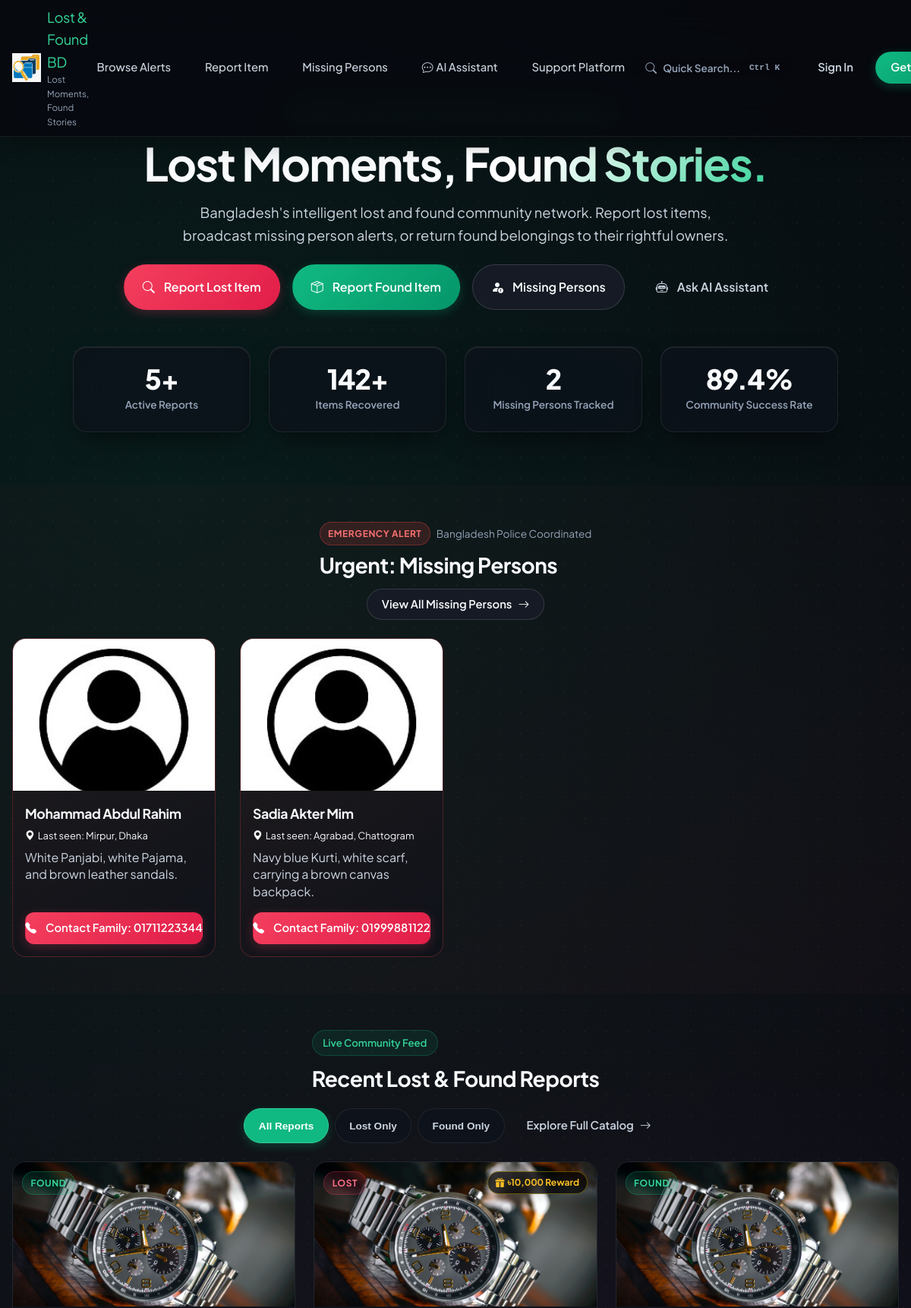
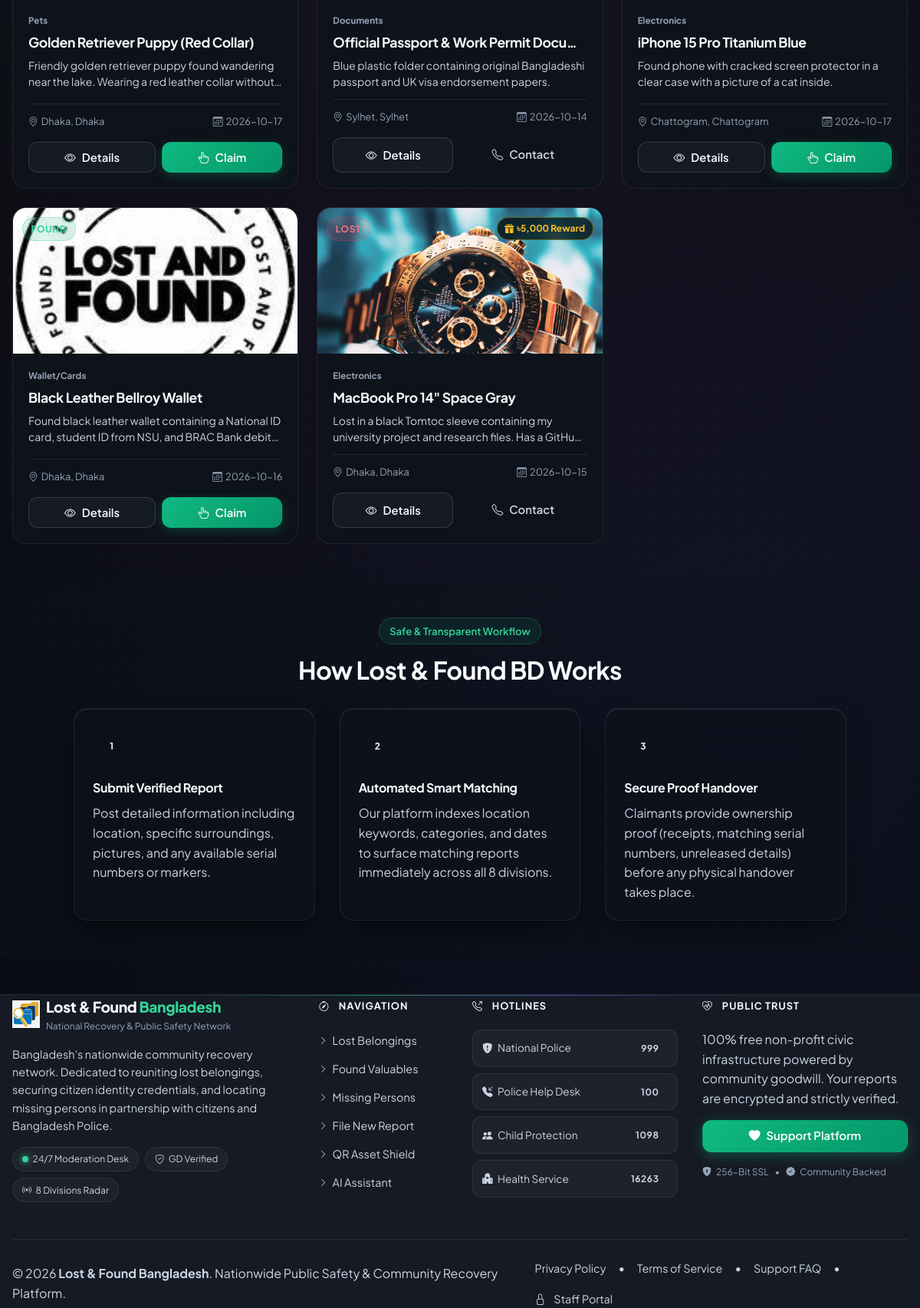
The page / on the database its author committed (2 pictures, top to bottom).
### tables this page shows
CREATE TABLE IF NOT EXISTS `missing_persons` (
  `id` INT AUTO_INCREMENT PRIMARY KEY,
  `user_id` INT NULL,
  `full_name` VARCHAR(150) NOT NULL,
  `nid` VARCHAR(30) NULL,
  `contact_phone` VARCHAR(25) NOT NULL,
  `emergency_phone` VARCHAR(25) NULL,
  `missing_date` DATE NOT NULL,
  `last_seen_division` VARCHAR(50) NOT NULL,
  `last_seen_district` VARCHAR(50) NOT NULL,
  `last_seen_details` TEXT NOT NULL,
  `age` INT NOT NULL,
  `gender` ENUM('male', 'female', 'other') DEFAULT 'male',
  `height` VARCHAR(30) NULL,
  `hair_color` VARCHAR(50) DEFAULT 'Black',
  `eye_color` VARCHAR(50) DEFAULT 'Brown',
  `clothing_description` TEXT NOT NULL,
  `distinguishing_features` TEXT NULL,
  `photo` VARCHAR(255) DEFAULT 'images/default_person.jpg',
  `gd_number` VARCHAR(50) NULL,
  `status` ENUM('missing', 'sighted', 'found_safe', 'resolved') DEFAULT 'missing',
  `created_at` TIMESTAMP DEFAULT CURRENT_TIMESTAMP,
  `updated_at` TIMESTAMP DEFAULT CURRENT_TIMESTAMP ON UPDATE CURRENT_TIMESTAMP,
  FOREIGN KEY (`user_id`) REFERENCES `users`(`id`) ON DELETE SET NULL,
  INDEX `idx_missing_status` (`status`),
  INDEX `idx_missing_division` (`last_seen_division`)
);

CREATE TABLE IF NOT EXISTS `items` (
  `id` INT AUTO_INCREMENT PRIMARY KEY,
  `user_id` INT NULL,
  `item_type` ENUM('lost', 'found') NOT NULL,
  `title` VARCHAR(200) NOT NULL,
  `category` VARCHAR(50) NOT NULL,
  `description` TEXT NOT NULL,
  `division` VARCHAR(50) NOT NULL,
  `district` VARCHAR(50) NOT NULL,
  `specific_location` VARCHAR(255) NOT NULL,
  `surrounding_details` TEXT NULL,
  `date_lost_or_found` DATE NOT NULL,
  `picture` VARCHAR(255) DEFAULT 'images/default_item.jpg',
  `contact_phone` VARCHAR(25) NOT NULL,
  `contact_email` VARCHAR(150) NOT NULL,
  `reward_amount` DECIMAL(10,2) DEFAULT 0.00,
  `status` ENUM('pending', 'verified', 'claimed', 'resolved') DEFAULT 'verified',
  `created_at` TIMESTAMP DEFAULT CURRENT_TIMESTAMP,
  `updated_at` TIMESTAMP DEFAULT CURRENT_TIMESTAMP ON UPDATE CURRENT_TIMESTAMP,
  FOREIGN KEY (`user_id`) REFERENCES `users`(`id`) ON DELETE SET NULL,
  INDEX `idx_items_type_status` (`item_type`, `status`),
  INDEX `idx_items_division` (`division`),
  INDEX `idx_items_category` (`category`),
  INDEX `idx_items_created` (`created_at`)
);

### index.php (the view, shortened to what the rows shown need)
<?php
$itemService = new ItemService();
$missingService = new MissingPersonService();
$recentItemsRes = $itemService->getItems(['limit' => 8]);
$recentItems = $recentItemsRes['items'];
$missingPersonsRes = $missingService->getMissingPersons(['status' => 'missing', 'limit' => 4]);
$missingPersons = $missingPersonsRes['persons'];
?>
<!DOCTYPE html>
<html lang="en">
<head>
    <link rel="stylesheet" href="https://cdn.jsdelivr.net/npm/bootstrap-icons@1.11.3/font/bootstrap-icons.min.css">
    <link rel="stylesheet" href="css/design-system.css">
</head>
<body>
    <main>
      <section class="hero-section text-center">
        <div class="container mx-auto px-3" style="max-width: 1040px;">
          <h1 class="display-4 fw-extrabold text-light mb-3 animate-slide-up" style="font-size: clamp(2.2rem, 5vw, 3.8rem); line-height: 1.15; letter-spacing: -0.03em;">
            Lost Moments, <span class="text-gradient">Found Stories.</span>
          </h1>
        </div>
      </section>
      <?php if (!empty($missingPersons)): ?>
      <section class="py-5 border-top border-subtle" style="background: rgba(239, 68, 68, 0.02);">
        <div class="container mx-auto px-3" style="max-width: 1320px;">
          <div class="d-flex flex-column flex-md-row justify-content-between align-items-md-center gap-2 mb-4">
            <div>
              <h2 class="text-light fw-bold mt-1" style="font-size: 1.75rem;">Urgent: Missing Persons</h2>
            </div>
          </div>
          <div class="row g-4">
            <?php foreach ($missingPersons as $person): ?>
            <div class="col-12 col-sm-6 col-lg-3">
              <div class="missing-alert-card h-100 d-flex flex-column">
                <div style="height: 200px; overflow: hidden; position: relative;">
                  <img src="<?= htmlspecialchars($person['photo'] ?? 'images/default_person.jpg', ENT_QUOTES, 'UTF-8') ?>" alt="<?= htmlspecialchars($person['full_name'], ENT_QUOTES, 'UTF-8') ?>" style="width: 100%; height: 100%; object-fit: cover;">
                </div>
                <div class="p-3 d-flex flex-column flex-grow-1">
                  <h3 class="fw-bold text-light mb-1" style="font-size: 1.1rem;"><?= htmlspecialchars($person['full_name'], ENT_QUOTES, 'UTF-8') ?></h3>
                  <div class="text-rose mb-2" style="font-size: 0.8rem;">
                    <i class="bi bi-geo-alt-fill me-1"></i>Last seen: <?= htmlspecialchars($person['last_seen_district'] . ', ' . $person['last_seen_division'], ENT_QUOTES, 'UTF-8') ?>
                  </div>
                  <p class="text-secondary small mb-3 flex-grow-1" style="line-height: 1.4;">
                    <?= htmlspecialchars(mb_strimwidth($person['clothing_description'], 0, 90, '...'), ENT_QUOTES, 'UTF-8') ?>
                  </p>
                  <a href="tel:<?= htmlspecialchars($person['contact_phone'], ENT_QUOTES, 'UTF-8') ?>" class="btn btn-danger btn-sm w-100 py-2">
                    <i class="bi bi-telephone-fill me-1"></i> Contact Family: <?= htmlspecialchars($person['contact_phone'], ENT_QUOTES, 'UTF-8') ?>
                  </a>
                </div>
              </div>
            </div>
            <?php endforeach; ?>
          </div>
        </div>
      </section>
      <?php endif; ?>
      <section class="py-5 border-top border-subtle">
        <div class="container mx-auto px-3" style="max-width: 1320px;">
          <div class="d-flex flex-column flex-md-row justify-content-between align-items-md-center gap-3 mb-4">
            <div>
              <h2 class="text-light fw-bold" style="font-size: 1.75rem;">Recent Lost & Found Reports</h2>
            </div>
          </div>
          <div class="items-grid" id="itemsFeedGrid">
            <?php foreach ($recentItems as $item): ?>
              <?php
                $badgeClass = $item['item_type'] === 'lost' ? 'badge-lost' : 'badge-found';
                $typeLabel = ucfirst($item['item_type']);
              ?>
              <div class="item-card feed-card" data-type="<?= htmlspecialchars($item['item_type'], ENT_QUOTES, 'UTF-8') ?>">
                <div class="item-card-media">
                  <img src="<?= htmlspecialchars($item['picture'] ?: 'images/default_item.jpg', ENT_QUOTES, 'UTF-8') ?>" alt="<?= htmlspecialchars($item['title'], ENT_QUOTES, 'UTF-8') ?>" loading="lazy">
                  <span class="badge <?= $badgeClass ?> item-card-badge"><?= $typeLabel ?></span>
                  <?php if ((float)$item['reward_amount'] > 0): ?>
                    <span class="item-card-reward"><i class="bi bi-gift-fill me-1"></i>৳<?= number_format((float)$item['reward_amount']) ?> Reward</span>
                  <?php endif; ?>
                </div>
                <div class="item-card-body">
                  <div class="text-muted small text-uppercase mb-1" style="font-size: 0.725rem; font-weight: 700;"><?= htmlspecialchars($item['category'], ENT_QUOTES, 'UTF-8') ?></div>
                  <h3 class="item-card-title"><?= htmlspecialchars($item['title'], ENT_QUOTES, 'UTF-8') ?></h3>
                  <p class="item-card-desc"><?= htmlspecialchars($item['description'], ENT_QUOTES, 'UTF-8') ?></p>
                  <div class="item-card-meta">
                    <span><i class="bi bi-geo-alt me-1 text-emerald"></i><?= htmlspecialchars($item['district'] . ', ' . $item['division'], ENT_QUOTES, 'UTF-8') ?></span>
                    <span><i class="bi bi-calendar3 me-1"></i><?= htmlspecialchars($item['date_lost_or_found'], ENT_QUOTES, 'UTF-8') ?></span>
                  </div>
                  <div class="mt-3 pt-2 border-top border-subtle d-flex gap-2">
                    <button type="button" class="btn btn-secondary btn-sm flex-grow-1" onclick="openItemModal(<?= (int)$item['id'] ?>)">
                      <i class="bi bi-eye"></i> Details
                    </button>
                    <?php if ($item['item_type'] === 'found'): ?>
                      <button type="button" class="btn btn-primary btn-sm flex-grow-1" onclick="claimItem(<?= (int)$item['id'] ?>, '<?= addslashes(htmlspecialchars($item['title'], ENT_QUOTES, 'UTF-8')) ?>')">
                        <i class="bi bi-hand-index-thumb"></i> Claim
                      </button>
                    <?php else: ?>
                      <a href="tel:<?= htmlspecialchars($item['contact_phone'], ENT_QUOTES, 'UTF-8') ?>" class="btn btn-ghost btn-sm border border-subtle flex-grow-1">
                        <i class="bi bi-telephone text-emerald"></i> Contact
                      </a>
                    <?php endif; ?>
                  </div>
                </div>
              </div>
            <?php endforeach; ?>
          </div>
        </div>
      </section>
      <section class="py-5 border-top border-subtle" style="background: rgba(14, 18, 26, 0.4);">
        <div class="container mx-auto px-3 text-center" style="max-width: 1040px;">
          <h2 class="text-light fw-bold mb-4" style="font-size: 2rem;">How Lost & Found BD Works</h2>
        </div>
      </section>
    </main>
</body>
</html>

### rows shown on the page
missing_persons: photo (placeholder picture), full_name "Mohammad Abdul Rahim", last_seen_district+last_seen_division "Mirpur, Dhaka", clothing_description "White Panjabi, white Pajama, and brown leather sandals.", contact_phone "01711223344"
missing_persons: photo (placeholder picture), full_name "Sadia Akter Mim", last_seen_district+last_seen_division "Agrabad, Chattogram", clothing_description "Navy blue Kurti, white scarf, carrying a brown canvas backpack.", contact_phone "01999881122"
items: picture (placeholder picture), item_type "FOUND", category "Pets", title "Golden Retriever Puppy (Red Collar)", description "Friendly golden retriever puppy found wandering near the lake. Wearing a red leather collar without…", district+division "Dhaka, Dhaka", date_lost_or_found "2026-10-17"
items: picture (placeholder picture), item_type "LOST", reward_amount "10,000", category "Documents", title "Official Passport & Work Permit Docu…", description "Blue plastic folder containing original Bangladeshi passport and UK visa endorsement papers.", district+division "Sylhet, Sylhet", date_lost_or_found "2026-10-14"
items: picture (picture), item_type "FOUND", category "Electronics", title "iPhone 15 Pro Titanium Blue", description "Found phone with cracked screen protector in a clear case with a picture of a cat inside.", district+division "Chattogram, Chattogram", date_lost_or_found "2026-10-17"
items: picture (picture), item_type "FOUND", category "Wallet/Cards", title "Black Leather Bellroy Wallet", description "Found black leather wallet containing a National ID card, student ID from NSU, and BRAC Bank…", district+division "Dhaka, Dhaka", date_lost_or_found "2026-10-16"
items: picture (picture), item_type "LOST", reward_amount "5,000", category "Electronics", title "MacBook Pro 14\" Space Gray", description "Lost in a black Tomtoc sleeve containing my university project and research files. Has a…", district+division "Dhaka, Dhaka", date_lost_or_found "2026-10-15"

### other values the page prints
$stats['total_items'] "5"
$stats['resolved_items'] "142"
$stats['missing_persons'] "2"
$stats['recovery_rate_pct'] "89.4"
